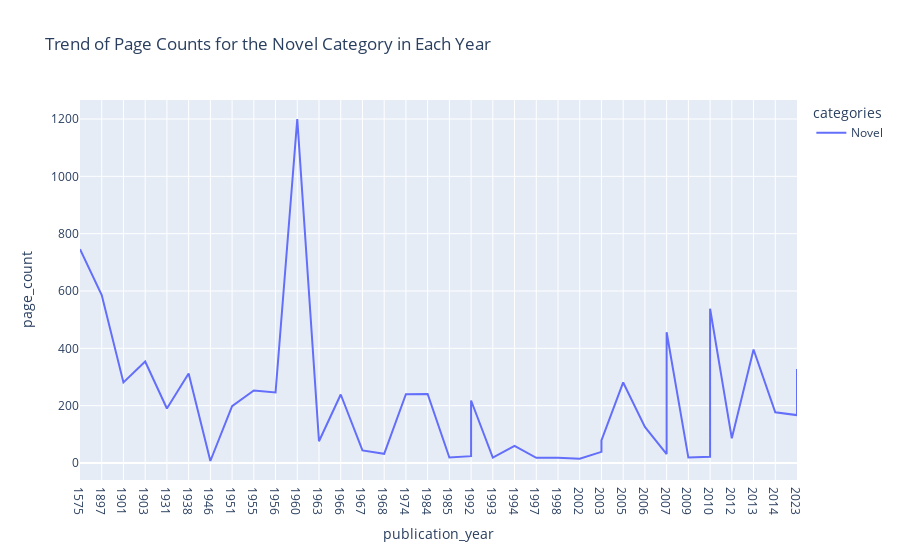

Notebook source saved alongside this figure:
### Markdown cell above
<div style="color:black;
           display:fill;
           border-radius:5px;
           font-size:150%;
           font-family:Verdana;
           letter-spacing:0.5px;
           text-align:left">

In general, we can observe that the trend of page counts in the <code>Fiction</code> category initially increased, then decreased, and later rose again. 
</div>

### Code cell
show_page_count_trend('Novel')

### Figure 1 — Plotly figure (JSON) as saved in the notebook; plotly's stock layout.template omitted (floating-point values rounded to 4 significant figures)
{"data": [{"hovertemplate": "categories=Novel<br>publication_year=%{x}<br>page_count=%{y}<extra></extra>", "legendgroup": "Novel", "line": {"color": "#636efa", "dash": "solid"}, "marker": {"symbol": "circle"}, "mode": "lines", "name": "Novel", "orientation": "v", "showlegend": true, "type": "scatter", "x": ["1575", "1897", "1901", "1903", "1931", "1938", "1946", "1951", "1955", "1956", "1960", "1963", "1966", "1967", "1968", "1974", "1984", "1985", "1992", "1992", "1993", "1994", "1997", "1998", "2002", "2003", "2003", "2005", "2006", "2007", "2007", "2007", "2009", "2010", "2010", "2012", "2013", "2014", "2023", "2023"], "xaxis": "x", "y": [746, 586, 281, 354, 190, 312, 7, 198, 253, 246, 1200, 76, 239, 44, 32, 240, 241, 19, 24, 218, 19, 60, 18, 18, 15, 39, 79, 281, 126, 31, 160, 456, 19, 22, 538, 86, 396, 177, 167, 328], "yaxis": "y"}], "layout": {"legend": {"title": {"text": "categories"}, "tracegroupgap": 0}, "title": {"text": "Trend of Page Counts for the Novel Category in Each Year"}, "xaxis": {"anchor": "y", "domain": [0, 1], "title": {"text": "publication_year"}}, "yaxis": {"anchor": "x", "domain": [0, 1], "title": {"text": "page_count"}}}}
